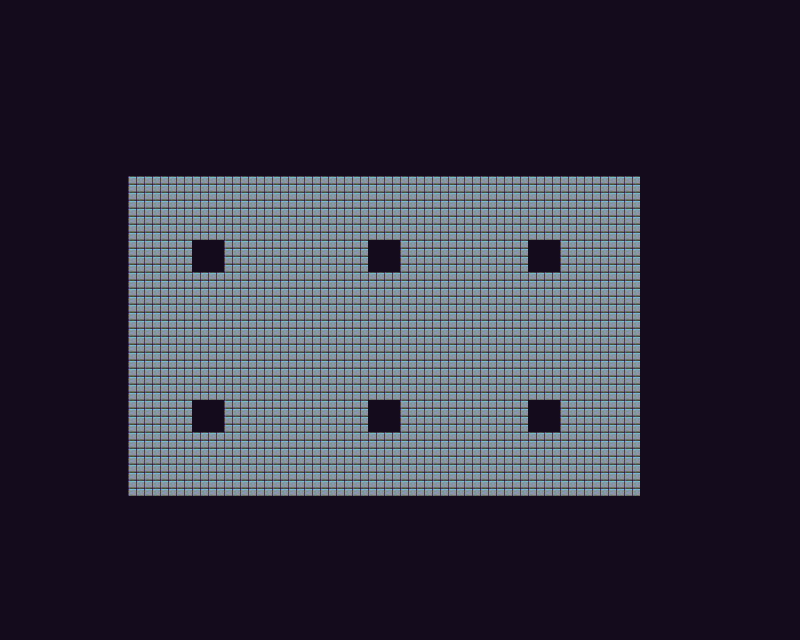

A 2D game scene composited from a Tiled map and its tileset images. What follows is a short description and the map's XML, with each tile layer's data collapsed to a summary:
An orthogonal 50x40 tile map with 16x16 px tiles, 1 tile layer (Слой тайлов 1) and 23 objects (12x enemy, 10x building, player).

<map version="1.0" orientation="orthogonal" renderorder="right-down" width="50" height="40" tilewidth="16" tileheight="16" nextobjectid="31">
 <tileset firstgid="1" name="ground" tilewidth="16" tileheight="16" tilecount="32" columns="8">
  <image source="Tile.png" width="128" height="64" />
 </tileset>
 <layer name="Слой тайлов 1" width="50" height="40">
  <data>[2000 cells, 2000 non-empty, 2 distinct tile ids]</data>
 </layer>
 <objectgroup name="Слой объектов 1">
  <object id="1" name="building" x="192.667" y="240.333" width="31.6667" height="32" />
  <object id="6" name="building" x="368.5" y="240.667" width="31.6667" height="32" />
  <object id="7" name="building" x="528.167" y="240.667" width="31.6667" height="32" />
  <object id="8" name="building" x="191.5" y="400" width="32.4849" height="32" />
  <object id="9" name="building" x="367.292" y="400" width="32.5417" height="32" />
  <object id="10" name="building" x="528.833" y="400.333" width="31.6667" height="32" />
  <object id="11" name="building" x="-0.500017" y="177.333" width="127" height="319.333" />
  <object id="15" name="building" x="641.167" y="177.667" width="157.667" height="319.333" />
  <object id="16" name="building" x="0.5" y="496.334" width="801" height="302.666" />
  <object id="17" name="building" x="0.833333" y="0.000333333" width="799" height="177.666" />
  <object id="18" name="player" x="455.5" y="333.5" width="11" height="12.5" />
  <object id="19" name="enemy" x="292.5" y="224.5" width="12" height="14" />
  <object id="20" name="enemy" x="290.5" y="282.5" width="12" height="14" />
  <object id="21" name="enemy" x="287.5" y="337.5" width="12" height="14" />
  <object id="22" name="enemy" x="291.5" y="397.5" width="12" height="14" />
  <object id="23" name="enemy" x="346" y="458.5" width="12" height="14" />
  <object id="24" name="enemy" x="463" y="231" width="12" height="14" />
  <object id="25" name="enemy" x="608" y="334" width="12" height="14" />
  <object id="26" name="enemy" x="481.5" y="462" width="12" height="14" />
  <object id="27" name="enemy" x="168.5" y="293.5" width="12" height="14" />
  <object id="28" name="enemy" x="226.5" y="299.5" width="12" height="14" />
  <object id="29" name="enemy" x="161.5" y="349" width="12" height="14" />
  <object id="30" name="enemy" x="218.5" y="348.5" width="12" height="14" />
 </objectgroup>
</map>
